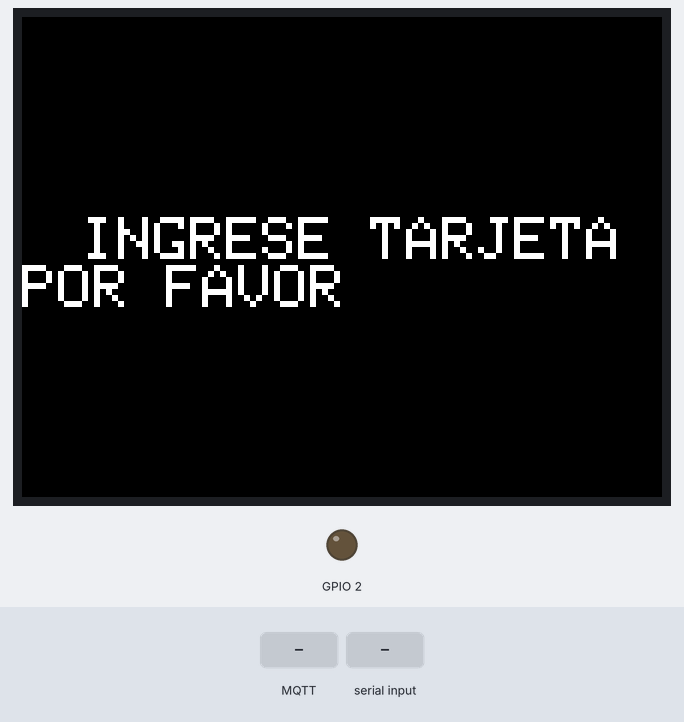
This program was run on a simulated ESP32. On the bench: 320×240 colour display, output pins drawn as LEDs (lit = HIGH). The inputs (shaded band) are chosen by the test bench. WiFi joins after 1.5 s; servers stay silent unless stated; random numbers use the default seed unless the program sets one; no MQTT or app messages arrive unless stated; what the program prints to the serial monitor is not drawn.

Above: at 3.0 s.
3.1 s: MQTT message "granted" arrives on the first subscribed topic
At 3.9 s:
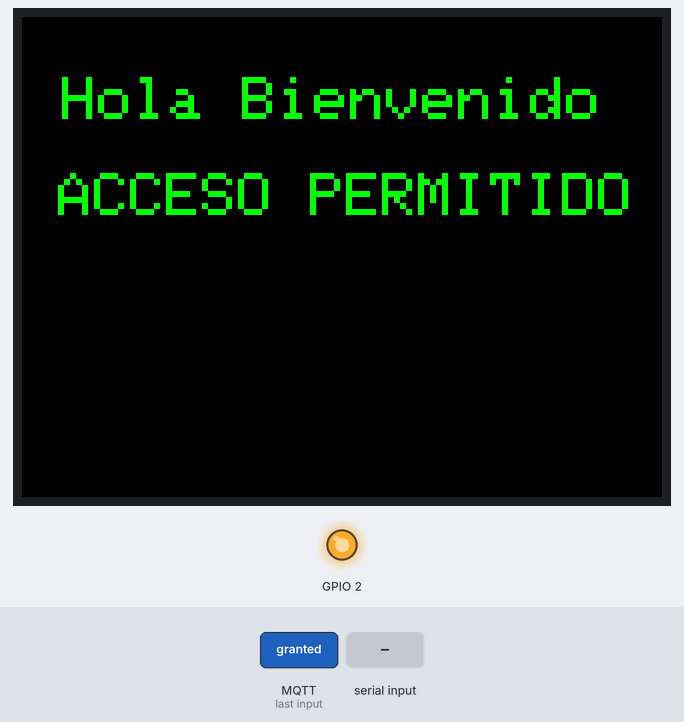
6.1 s: "open" received over the second serial link
At 8.55 s:
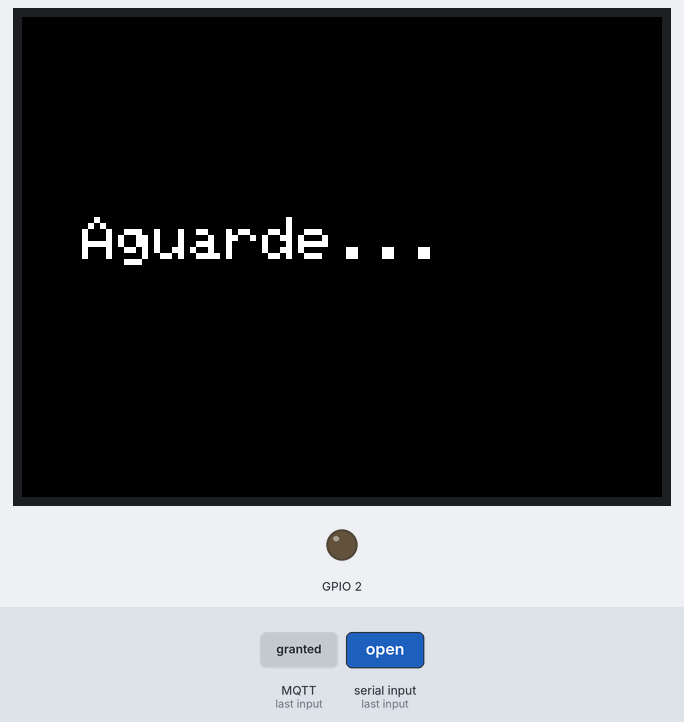
9.1 s: MQTT message "close" arrives on the first subscribed topic
At 11.3 s:
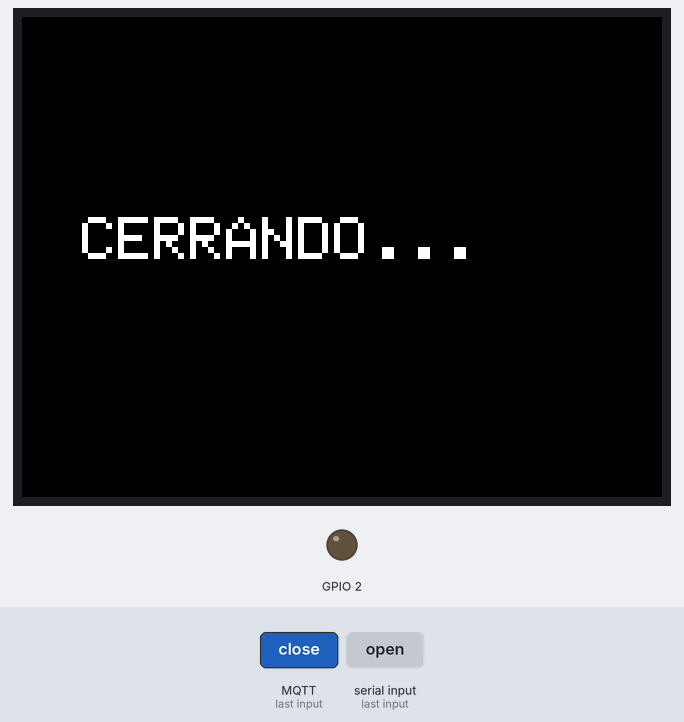
11.6 s: MQTT message "refused" arrives on the first subscribed topic
At 13.0 s:
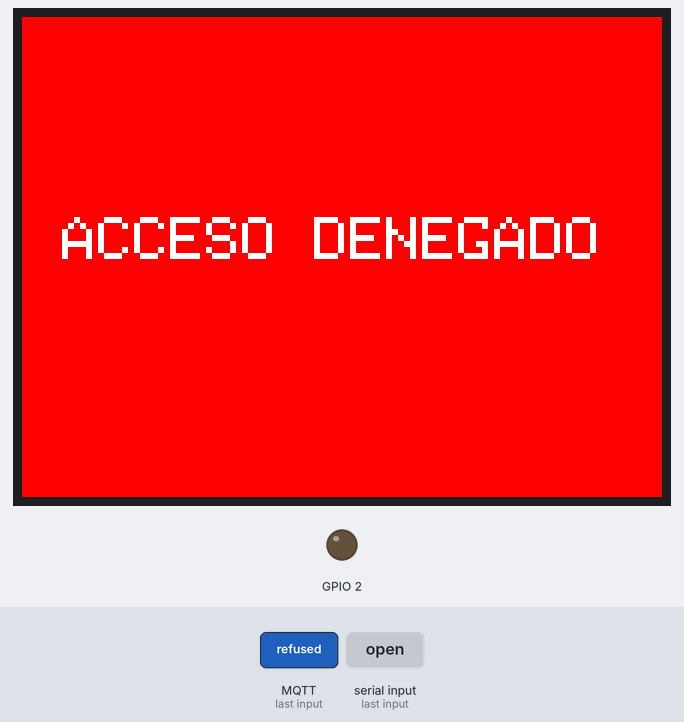
14.6 s: MQTT message "open" arrives on the first subscribed topic
At 15.6 s:
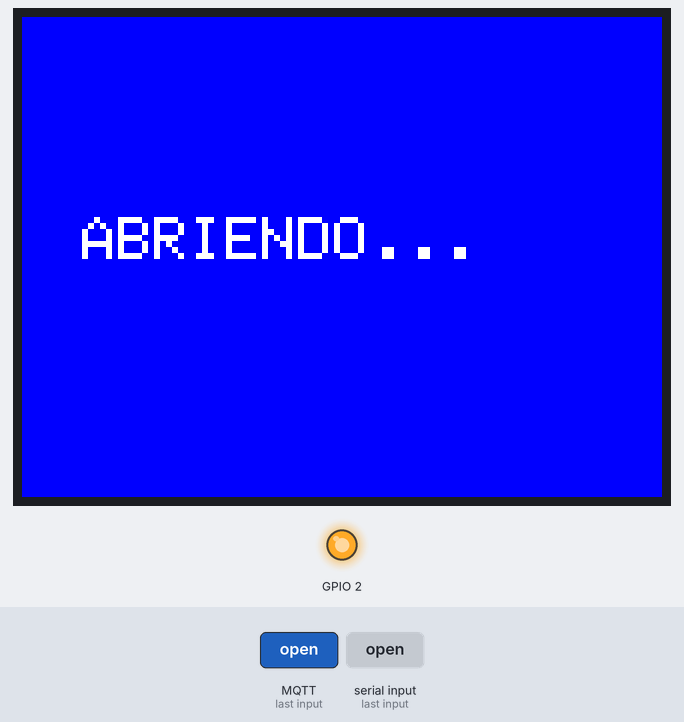
17.6 s: "close" received over the second serial link
At 17.83 s:
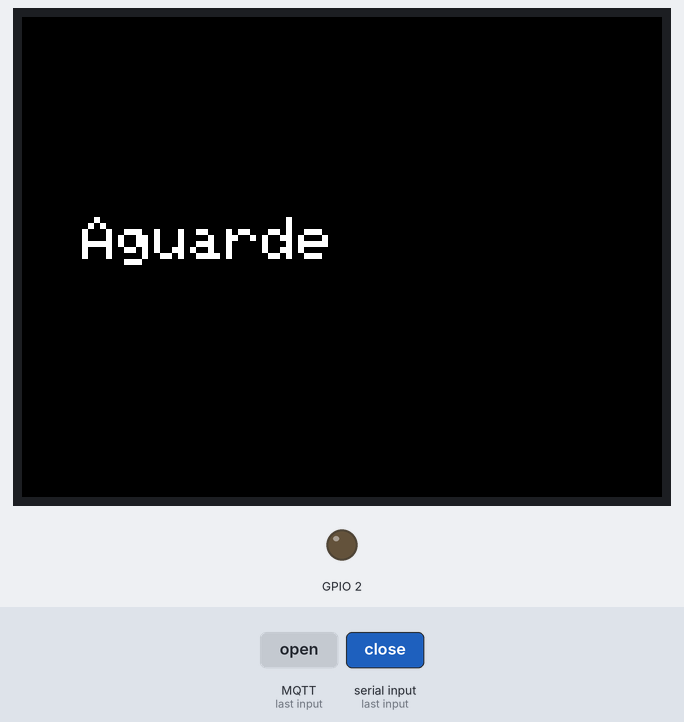
Timing chart, 0 to 20.6 s (numbered marks = the images above; inputs shaded):
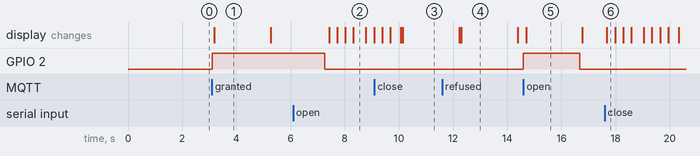

Measured:
- after the input at 3.1 s, GPIO 2: LOW → HIGH at once; the display: changes after 0.08 s (image 1)
- after the input at 14.6 s, GPIO 2: LOW → HIGH at once, → LOW 2.1 s later; the display: changes after 0.10 s (image 5)
- after the input at 17.6 s, the display: changes after 0.08 s (image 6)
- what the display in image 1 shows lasts 2.1 s, from 3.2 s to 5.3 s
- what the display in image 2 shows lasts 0.5 s, from 8.3 s to 8.8 s

The program:

main.cpp
```cpp
#include "SPI.h"
#include <Arduino.h>
#include <WiFi.h>
#include <PubSubClient.h>
#include <Adafruit_ILI9341.h>

const String serial_number = "123456789";

#define RXD2 16
#define TXD2 17

TaskHandle_t Task1;

const char* ssid     = "OscarRoom";
const char* password = "oscar94tales";

//para evitar que el dhcp nos asigne ip, o si el ruter no cuenta con dhcp
//podemos seleccionar una ip fija si no lo usas comentar las 5 líneas
IPAddress local_IP(192, 168, 0, 184);
IPAddress gateway(192, 168, 0, 1);
IPAddress subnet(255, 255, 255, 0);
IPAddress primaryDNS(8, 8, 8, 8);
IPAddress secondaryDNS(8, 8, 4, 4);


//*****************************
//***   CONFIGURACION MQTT  ***
//*****************************

const char *mqtt_server = "jonsuiot.ga";
const int mqtt_port = 1883;
const char *mqtt_user = "web_client";
const char *mqtt_pass = "core94tales";

WiFiClient espClient;
PubSubClient client(espClient);

long lastMsg = 0;
char msg[25];
bool send_access_query = false;

//********************************
//***   CONFIGURACION DISPLAY  ***
//********************************
#define TFT_DC 10
#define TFT_CS  9

//Adafruit_ILI9341 tft = Adafruit_ILI9341(TFT_CS, TFT_DC, TFT_MOSI, TFT_CLK, TFT_RST, TFT_MISO);
Adafruit_ILI9341 tft = Adafruit_ILI9341(    5,      22,      23,      18,      4,        19);

String rfid = "";
String user_name = "";

//*****************************
//*** DECLARACION FUNCIONES ***
//*****************************
void setup_wifi();
void callback(char* topic, byte* payload, unsigned int length);
void reconnect();
void access_screen(bool access);
void closing();
void opening();
void iddle();
void sending();


//*****************************
//***   SENSOR INT TEMP     ***
//*****************************

#ifdef __cplusplus
extern "C" {
	#endif

	uint8_t temprature_sens_read();

	#ifdef __cplusplus
}
#endif

uint8_t temprature_sens_read();

//*****************************
//***   TAREA OTRO NUCLEO   ***
//*****************************

void codeForTask1(void *parameter)
{

	for (;;)
	{
		while (Serial2.available()) {
			rfid += char(Serial2.read());
		}

		if(rfid!=""){
			Serial.println("Se solicita acceso para tarjeta -> " + rfid );
			send_access_query = true;
			delay(1500);

		}

		vTaskDelay(10);
	}
}


void setup() {

	pinMode(BUILTIN_LED, OUTPUT);
	Serial.begin(115200);
	Serial2.begin(9600, SERIAL_8N1, RXD2, TXD2);
	randomSeed(micros());

	xTaskCreatePinnedToCore(
		codeForTask1, /* Task function. */
		"Task_1",	 /* name of task. */
		1000,		  /* Stack size of task */
		NULL,		  /* parameter of the task */
		1,			  /* priority of the task */
		&Task1,		  /* Task handle to keep track of created task */
		0);			  /* Core */

		//Iniciamos display LCD
		tft.begin();
		tft.setRotation(3);
		tft.fillScreen(ILI9341_BLACK);
		iddle();

		setup_wifi();
		client.setServer(mqtt_server, mqtt_port);
		client.setCallback(callback);
	}

	void loop() {
		if (!client.connected()) {
			reconnect();
		}

		client.loop();

		long now = millis();

		if (now - lastMsg > 2000){
			lastMsg = now;
			String to_send = String((temprature_sens_read() - 32) / 1.8);
			to_send.toCharArray(msg, 25);

			char topic[25];
			String topic_aux = serial_number + "/temp";
			topic_aux.toCharArray(topic,25);

			client.publish(topic, msg);
		}

		if (send_access_query == true){
			sending();

			String to_send = rfid;
			rfid = "";

			sending();
			to_send.toCharArray(msg, 25);

			char topic[25];
			String topic_aux = serial_number + "/access_query";
			topic_aux.toCharArray(topic,25);

			client.publish(topic, msg);

			send_access_query = false;
		}

	}


	//*****************************
	//*** PANTALLAS ACCESO      ***
	//*****************************

	void access_screen(bool access) {

		if (access) {
			tft.fillRect(0, 0, 320, 240, ILI9341_BLACK);
			tft.setTextSize(3);
			tft.setCursor(20, 30);
			tft.setTextColor(ILI9341_GREEN);
			tft.println("Hola Bienvenido " + user_name);
			tft.println("");
			tft.print(" ACCESO PERMITIDO");

			delay(2000);
			opening();
		}else{
			tft.fillRect(0, 0, 320, 240, ILI9341_RED);
			tft.setTextSize(3);
			tft.setCursor(20, 100);
			tft.setTextColor(ILI9341_WHITE);
			tft.print("ACCESO DENEGADO");
			delay(2000);
			iddle();
		}
	}

	void opening() {


		tft.fillRect(0, 0, 320, 240, ILI9341_BLUE);
		tft.setTextSize(3);
		tft.setCursor(30, 100);
		tft.setTextColor(ILI9341_WHITE);
		tft.print("ABRIENDO...");
		delay(2000);
		iddle();

	}

	void closing() {

		tft.fillRect(0, 0, 320, 240, ILI9341_BLACK);
		tft.setTextSize(3);
		tft.setCursor(30, 100);
		tft.setTextColor(ILI9341_WHITE);
		tft.print("CERRANDO...");
		delay(2000);
		iddle();

	}

	void sending() {

		tft.fillRect(0, 0, 320, 240, ILI9341_BLACK);
		tft.setTextSize(3);
		tft.setCursor(30, 100);
		tft.setTextColor(ILI9341_WHITE);
		tft.print("Aguarde");
		delay(300);
		tft.print(".");
		delay(300);
		tft.print(".");
		delay(300);
		tft.print(".");
		delay(300);
		iddle();

	}

	void iddle(){
		digitalWrite(BUILTIN_LED, LOW);
		tft.fillRect(0, 0, 320, 240, ILI9341_BLACK);
		tft.setTextSize(3);
		tft.setCursor(30, 100);
		tft.setTextColor(ILI9341_WHITE);
		tft.print("INGRESE TARJETA POR FAVOR");
	}

	//*****************************
	//***    CONEXION WIFI      ***
	//*****************************
	void setup_wifi(){
		delay(10);
		// este if intentará implementar las ip que seleccionamos si no se usa comentar el if completo
		if (!WiFi.config(local_IP, gateway, subnet, primaryDNS, secondaryDNS)) {
			Serial.println("STA Failed to configure");
		}

		// Nos conectamos a nuestra red Wifi
		Serial.println();
		Serial.print("Conectando a ");
		Serial.println(ssid);

		WiFi.begin(ssid, password);

		while (WiFi.status() != WL_CONNECTED) {
			delay(500);
			Serial.print(".");
		}

		Serial.println("");
		Serial.println("Conectado a red WiFi!");
		Serial.println("Dirección IP: ");
		Serial.println(WiFi.localIP());

	}


	void callback(char* topic, byte* payload, unsigned int length){
		String incoming = "";
		Serial.print("Mensaje recibido desde -> ");
		Serial.print(topic);
		Serial.println("");
		for (int i = 0; i < length; i++) {
			incoming += (char)payload[i];
		}
		incoming.trim();
		Serial.println("Mensaje -> " + incoming);

		String str_topic(topic);

		if (str_topic == serial_number + "/command"){

			if ( incoming == "open") {
				digitalWrite(BUILTIN_LED, HIGH);
				opening();
			}

			if ( incoming == "close") {
				digitalWrite(BUILTIN_LED, LOW);
				closing();
			}

			if ( incoming == "granted") {
				digitalWrite(BUILTIN_LED, HIGH);
				access_screen(true);
			}

			if ( incoming == "refused") {
				digitalWrite(BUILTIN_LED, LOW);
				access_screen(false);
			}
		}

		if (str_topic == serial_number + "/user_name"){
			user_name = incoming;
		}


	}

	void reconnect() {

		while (!client.connected()) {
			Serial.print("Intentando conexión Mqtt...");
			// Creamos un cliente ID
			String clientId = "esp32_";
			clientId += String(random(0xffff), HEX);
			// Intentamos conectar
			if (client.connect(clientId.c_str(),mqtt_user,mqtt_pass)) {
				Serial.println("Conectado!");

				// Nos suscribimos a comandos
				char topic[25];
				String topic_aux = serial_number + "/command";
				topic_aux.toCharArray(topic,25);
				client.subscribe(topic);

				// Nos suscribimos a username
				char topic2[25];
				String topic_aux2 = serial_number + "/user_name";
				topic_aux2.toCharArray(topic2,25);
				client.subscribe(topic2);

			} else {
				Serial.print("falló :( con error -> ");
				Serial.print(client.state());
				Serial.println(" Intentamos de nuevo en 5 segundos");

				delay(5000);
			}
		}
	}
```
